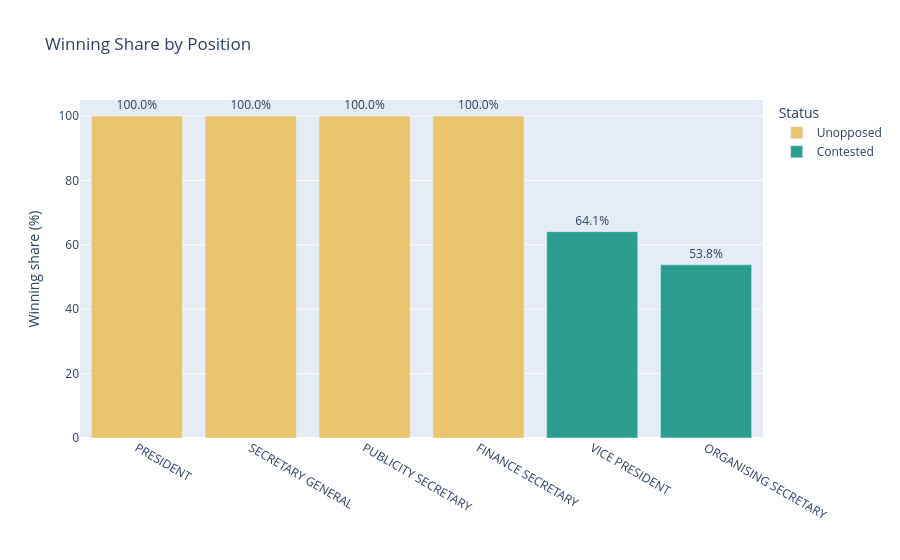

Notebook source saved alongside this figure:
### Code cell
# Winning share by position
result_chart = summary_df.copy()
result_chart['Winning share'] = result_chart['Winner %'].str.rstrip('%').astype(float)

fig_results = px.bar(
    result_chart, x='Position', y='Winning share', color='Status', text='Winner %',
    hover_data=['Winner', 'Winner Votes', 'Margin'],
    title='Winning Share by Position',
    color_discrete_map={'Contested': '#2A9D8F', 'Unopposed': '#E9C46A'}
)
fig_results.update_layout(xaxis_title='', yaxis_title='Winning share (%)', yaxis_range=[0, 105])
fig_results.update_traces(textposition='outside')
fig_results.show()

### Figure 1 — Plotly figure (JSON) as saved in the notebook; plotly's stock layout.template omitted (floating-point values rounded to 4 significant figures)
{"data": [{"customdata": [["Newton Ombaka", 39, 39], ["Osman Abdullahi", 39, 39], ["Nyamungu Achieng", 39, 39], ["Yolanda Nyambura Waceke", 39, 39]], "hovertemplate": "Status=Unopposed<br>Position=%{x}<br>Winning share=%{y}<br>Winner %=%{text}<br>Winner=%{customdata[0]}<br>Winner Votes=%{customdata[1]}<br>Margin=%{customdata[2]}<extra></extra>", "legendgroup": "Unopposed", "marker": {"color": "#E9C46A", "pattern": {"shape": ""}}, "name": "Unopposed", "orientation": "v", "showlegend": true, "text": ["100.0%", "100.0%", "100.0%", "100.0%"], "textposition": "outside", "type": "bar", "x": ["PRESIDENT", "SECRETARY GENERAL", "PUBLICITY SECRETARY", "FINANCE SECRETARY"], "xaxis": "x", "y": [100.0, 100.0, 100.0, 100.0], "yaxis": "y"}, {"customdata": [["Akankunda Shallon", 25, 11], ["George Mwai", 21, 8]], "hovertemplate": "Status=Contested<br>Position=%{x}<br>Winning share=%{y}<br>Winner %=%{text}<br>Winner=%{customdata[0]}<br>Winner Votes=%{customdata[1]}<br>Margin=%{customdata[2]}<extra></extra>", "legendgroup": "Contested", "marker": {"color": "#2A9D8F", "pattern": {"shape": ""}}, "name": "Contested", "orientation": "v", "showlegend": true, "text": ["64.1%", "53.8%"], "textposition": "outside", "type": "bar", "x": ["VICE PRESIDENT", "ORGANISING SECRETARY"], "xaxis": "x", "y": [64.1, 53.8], "yaxis": "y"}], "layout": {"barmode": "relative", "legend": {"title": {"text": "Status"}, "tracegroupgap": 0}, "title": {"text": "Winning Share by Position"}, "xaxis": {"anchor": "y", "domain": [0, 1], "title": {"text": ""}}, "yaxis": {"anchor": "x", "domain": [0, 1], "range": [0, 105], "title": {"text": "Winning share (%)"}}}}
